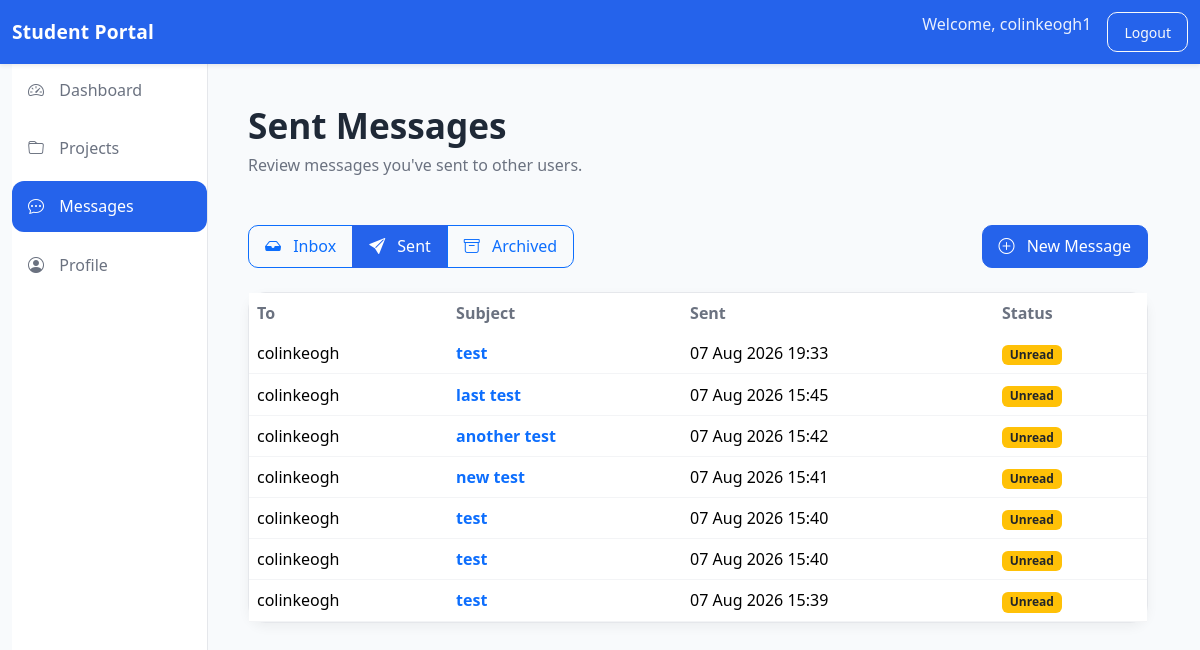
The page /messaging/sent/ (signed in) on the database its author committed.
### accounts/models.py (models this page shows)
class CustomUser(AbstractUser):
    pass

### messaging/models.py (models this page shows, shortened)
class Message(models.Model):
    sender = models.ForeignKey(
        settings.AUTH_USER_MODEL,
        on_delete=models.CASCADE,
        related_name="sent_messages",
    )
    recipient = models.ForeignKey(
        settings.AUTH_USER_MODEL,
        on_delete=models.CASCADE,
        related_name="received_messages",
    )
    subject = models.CharField(
        max_length=200,
    )
    body = models.TextField()
    sent_at = models.DateTimeField(
        auto_now_add=True,
    )
    is_read = models.BooleanField(
        default=False,
    )
    is_archived = models.BooleanField(
        default=False,
    )
    class Meta:
        ordering = ["-sent_at"]

### messaging/views.py (the view)
@login_required
def sent_messages(request):
    sent_messages = Message.objects.filter(
        sender=request.user,
    )
    return render(
        request,
        "messaging/sent_messages.html",
        {
            "sent_messages": sent_messages,
        },
    )

### messaging/templates/messaging/sent_messages.html (shortened to what this page needs)
{% extends "base.html" %}
{% block content %}
<div class="mb-5">
    <h1>Sent Messages</h1>
    <p class="text-muted mb-0">
        Review messages you've sent to other users.
    </p>
</div>
<div class="d-flex justify-content-between align-items-center flex-wrap gap-3 mb-4">
    <div class="btn-group">
        <a
            href="{% url 'messaging:inbox' %}"
            class="btn btn-outline-primary">
            <i class="bi bi-inbox-fill me-2"></i>
            Inbox
        </a>
        <a
            href="{% url 'messaging:sent' %}"
            class="btn btn-primary">
            <i class="bi bi-send-fill me-2"></i>
            Sent
        </a>
        <a
            href="{% url 'messaging:archived' %}"
            class="btn btn-outline-primary">
            <i class="bi bi-archive me-2"></i>
            Archived
        </a>
    </div>
    <a
        href="{% url 'messaging:new' %}"
        class="btn btn-primary">
        <i class="bi bi-plus-circle me-2"></i>
        New Message
    </a>
</div>
{% if sent_messages %}
<div class="card">
    <div class="table-responsive">
        <table class="table table-hover align-middle mb-0">
            <thead>
                <tr>
                    <th>To</th>
                    <th>Subject</th>
                    <th>Sent</th>
                    <th>Status</th>
                </tr>
            </thead>
            <tbody>
                {% for message in sent_messages %}
                <tr>
                    <td>
                        {{ message.recipient.username }}
                    </td>
                    <td>
                        <a
                            href="{% url 'messaging:detail' message.pk %}"
                            class="text-decoration-none fw-semibold">
                            {{ message.subject }}
                        </a>
                    </td>
                    <td>
                        {{ message.sent_at|date:"d M Y H:i" }}
                    </td>
                    <td>
                        {% if message.is_read %}
                            <span class="badge bg-success">
                                Read
                            </span>
                        {% else %}
                            <span class="badge bg-warning text-dark">
                                Unread
                            </span>
                        {% endif %}
                    </td>
                </tr>
                {% endfor %}
            </tbody>
        </table>
    </div>
</div>
{% endif %}
{% endblock %}

### templates/includes/navbar.html (shortened to what this page needs)
<nav class="navbar navbar-expand-lg navbar-dark bg-primary shadow-sm">
    <div class="container-fluid">
        <a
            class="navbar-brand fw-bold"
            href="{% url 'dashboard:home' %}">
            Student Portal
        </a>
        <div
            class="collapse navbar-collapse"
            id="navbarNav">
            <ul class="navbar-nav ms-auto">
                {% if user.is_authenticated %}
                    <li class="nav-item">
                        <span class="navbar-text me-3">
                            Welcome, {{ user.username }}
                        </span>
                    </li>
                    <li class="nav-item">
                        <form
                            method="post"
                            action="{% url 'logout' %}">
                            <button
                                type="submit"
                                class="btn btn-outline-light btn-sm">
                                Logout
                            </button>
                        </form>
                    </li>
                {% endif %}
            </ul>
        </div>
    </div>
</nav>

### static/css/style.css (style rules this page uses)
:root { --primary: #2563eb; --primary-light: #dbeafe; --background: #f8fafc; --card: #ffffff; --border: #e5e7eb; --text: #1f2937; --text-muted: #6b7280; }
html, body { height: 100%; }
body { background: var(--background); color: var(--text); font-family: "Segoe UI", Tahoma, Geneva, Verdana, sans-serif; margin: 0; }
.navbar { min-height: 64px; background: var(--primary) !important; box-shadow: 0 2px 12px rgba(0,0,0,.08); }
.navbar-brand { font-size: 1.2rem; font-weight: 600; letter-spacing: .2px; }
.navbar-text { color: rgba(255,255,255,.9); }
.content-wrapper h1 { font-size: 2.2rem; font-weight: 600; margin-bottom: .4rem; border: none; padding: 0; }
.text-muted { color: var(--text-muted) !important; }
.card { background: white; border: 1px solid var(--border); border-radius: 18px; box-shadow: 0 4px 12px rgba(0,0,0,.05); transition: transform .25s, box-shadow .25s, border-color .25s; }
.table { margin-bottom: 0; background: white; }
.table thead { background: #f9fafb; }
.table th { border: none; color: var(--text-muted); font-weight: 600; }
.table td { border-color: #f3f4f6; vertical-align: middle; }
.btn { border-radius: 10px; padding: .55rem 1rem; font-weight: 500; }
.btn-primary { background: var(--primary); border-color: var(--primary); }

### rows shown on the page
CustomUser: username "colinkeogh1"
Message: recipient.username "colinkeogh", subject "test", sent_at "07 Aug 2026 19:33", is_read "Unread"
Message: recipient.username "colinkeogh", subject "last test", sent_at "07 Aug 2026 15:45", is_read "Unread"
Message: recipient.username "colinkeogh", subject "another test", sent_at "07 Aug 2026 15:42", is_read "Unread"
Message: recipient.username "colinkeogh", subject "new test", sent_at "07 Aug 2026 15:41", is_read "Unread"
Message: recipient.username "colinkeogh", subject "test", sent_at "07 Aug 2026 15:40", is_read "Unread"
Message: recipient.username "colinkeogh", subject "test", sent_at "07 Aug 2026 15:40", is_read "Unread"
Message: recipient.username "colinkeogh", subject "test", sent_at "07 Aug 2026 15:39", is_read "Unread"
